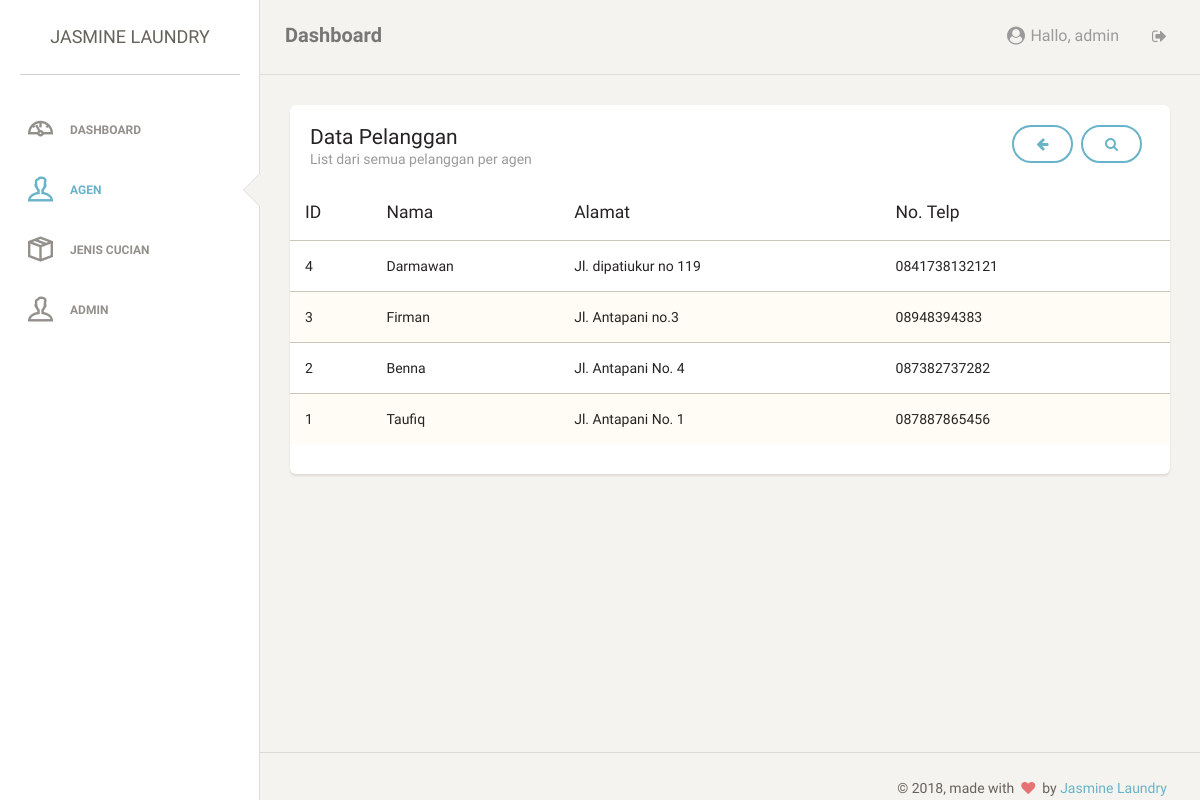
The app's page /admin/agen_pelanggan.php?id=2 (signed in) with its own data.
### tables this page shows
CREATE TABLE `pelanggan` (
  `pelanggan_id` int(11) NOT NULL,
  `pelanggan_nama` varchar(31) NOT NULL,
  `pelanggan_alamat` varchar(101) NOT NULL,
  `pelanggan_notelp` varchar(13) NOT NULL,
  `pelanggan_deleted` enum('true','false') DEFAULT 'false',
  `agen_id` int(11) NOT NULL
);

### admin/agen_pelanggan.php (the view, shortened to what this page needs)
<?php
	require "../php/connection.php";
    if(isset($_GET['id'])) {
        $id = $_GET['id'];
    }
?>
    <!doctype html>
    <html lang="en">
    <head>
        <link href="../css/bootstrap.min.css" rel="stylesheet" />
        <link href="../css/style.css" rel="stylesheet" />
        <link href="../font-awesome/css/font-awesome.min.css" rel="stylesheet">
        <link href="../css/themify-icons.css" rel="stylesheet">
    </head>
    <body>
        <div class="wrapper">
            <div class="sidebar" data-background-color="white" data-active-color="info">
                <div class="sidebar-wrapper">
                    <div class="logo">
                        <a href="#" class="simple-text">
                        Jasmine Laundry
                    </a>
                    </div>
                    <ul class="nav">
                        <li>
                            <a href="dashboard.php">
                                <i class="ti-dashboard"></i>
                                <p>Dashboard</p>
                            </a>
                        </li>
                        <li class="active">
                            <a href="agen.php">
                                <i class="ti-user"></i>
                                <p>Agen</p>
                            </a>
                        </li>
                        <li>
                            <a href="jeniscucian.php">
                                <i class="ti-package"></i>
                                <p>Jenis Cucian</p>
                            </a>
                        </li>
                        <li>
                            <a href="admin.php">
                                <i class="ti-user"></i>
                                <p>Admin</p>
                            </a>
                        </li>
                    </ul>
                </div>
            </div>
            <div class="main-panel">
                <nav class="navbar navbar-default">
                    <div class="container-fluid">
                        <div class="navbar-header">
                            <a class="navbar-brand" href="#">Dashboard</a>
                        </div>
                        <div class="collapse navbar-collapse">
                            <ul class="nav navbar-nav navbar-right">
                                <li>
                                    <a href="profil_edit.php">
                                        <p>
                                            <i class="fa fa-user-circle" style="font-size: 18px;"></i> Hallo,
                                            <?php echo $_SESSION['admin_nama'];?>
                                        </p>
                                    </a>
                                </li>
                                <li>
                                    <a href="../php/logout.php">
                                        <i class="fa fa-sign-out"></i>
                                    </a>
                                </li>
                            </ul>
                        </div>
                    </div>
                </nav>
                <div class="content">
                    <div class="container-fluid">
                        <div class="row">
                            <div class="col-md-12">
                                <div class="card">
                                    <div class="header">
                                        <a href="#" data-toggle="modal" data-target="#search" class="btn btn-info pull-right" style="margin-right: 8px;"><i class="fa fa-search"></i></a>
                                        <a href="agen.php" class="btn btn-info pull-right" style="margin-right: 8px;"  ><i class="fa fa-arrow-left"></i></a>
                                        <h4 class="title">Data Pelanggan</h4>
                                        <p class="category">List dari semua pelanggan per agen</p>
                                    </div>
                                    <div class="content table-responsive table-full-width">
                                        <table class="table table-striped">
                                            <thead>
                                                <th>ID</th>
                                                <th>Nama</th>
                                                <th>Alamat</th>
                                                <th>No. Telp</th>
                                            </thead>
                                            <tbody>
                                                <?php
                                                    if(isset($_GET['nama'])){
                                                        $strQuery = "SELECT pelanggan_id, pelanggan_nama, pelanggan_alamat, pelanggan_notelp FROM pelanggan WHERE pelanggan_deleted = 'false' AND agen_id = $id AND pelanggan_nama LIKE '%$_GET[nama]%' ORDER BY pelanggan_id DESC";
                                                    }else {
                                                        $strQuery = "SELECT pelanggan_id, pelanggan_nama, pelanggan_alamat, pelanggan_notelp FROM pelanggan WHERE pelanggan_deleted = 'false' AND agen_id = $id ORDER BY pelanggan_id DESC";
                                                    }$query = mysqli_query($connection, $strQuery);
                                                    while($result = mysqli_fetch_assoc($query)){
                                                        echo "<tr>";
                                                        echo "<td>$result[pelanggan_id]</td>";
                                                        echo "<td>$result[pelanggan_nama]</td>";
                                                        echo "<td>$result[pelanggan_alamat]</td>";
                                                        echo "<td>$result[pelanggan_notelp]</td>";
                                                        echo "</tr>";
                                                ?>
                                                <?php
                                                    }
                                                ?>
                                            </tbody>
                                        </table>
                                    </div>
                                </div>
                            </div>
                        </div>
                    </div>
                </div>
                <footer class="footer">
                    <div class="container-fluid">
                        <div class="copyright pull-right">
                            &copy;
                            , made with <i class="fa fa-heart heart"></i> by <a href="#">Jasmine Laundry</a>
                        </div>
                    </div>
                </footer>
            </div>
        </div>
    </body>
    </html>

### records on screen
pelanggan: pelanggan_id "4", pelanggan_nama "Darmawan", pelanggan_alamat "Jl. dipatiukur no 119", pelanggan_notelp "0841738132121"
pelanggan: pelanggan_id "3", pelanggan_nama "Firman", pelanggan_alamat "Jl. Antapani no.3", pelanggan_notelp "08948394383"
pelanggan: pelanggan_id "2", pelanggan_nama "Benna", pelanggan_alamat "Jl. Antapani No. 4", pelanggan_notelp "087382737282"
pelanggan: pelanggan_id "1", pelanggan_nama "Taufiq", pelanggan_alamat "Jl. Antapani No. 1", pelanggan_notelp "087887865456"

### other values on screen
$_SESSION['admin_nama'] "admin"
